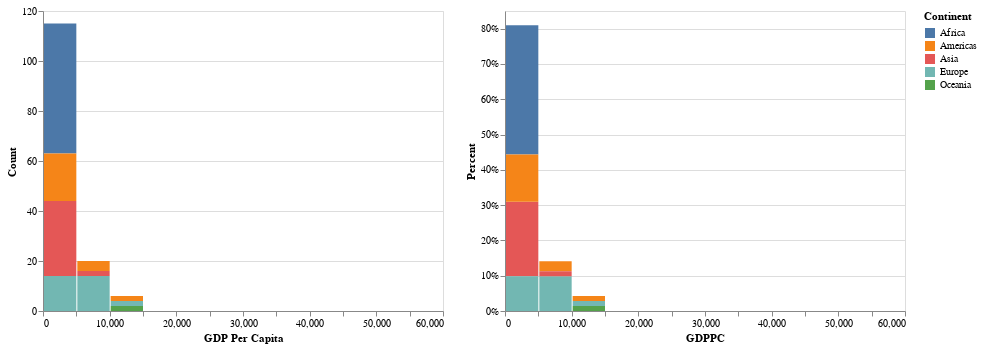

Notebook source saved alongside this figure:
### Code cell
(GDPPC | GDPPCPct).add_selection(year_slider).transform_filter(year_slider)

### Figure 1 — Vega-Lite specification as saved in the notebook (floating-point values rounded to 4 significant figures; data arrays with more than 128 entries replaced by an {"elided": "..."} marker saying what was removed)
{"config": {"view": {"continuousWidth": 400, "continuousHeight": 300}}, "hconcat": [{"mark": "bar", "encoding": {"color": {"type": "nominal", "field": "Continent"}, "x": {"type": "quantitative", "bin": {"extent": [0, 60000], "step": 5000}, "field": "GDPPC", "title": "GDP Per Capita"}, "y": {"type": "quantitative", "aggregate": "count", "scale": {"domain": [0, 120]}, "title": "Count"}}, "height": 300, "selection": {"Year": {"type": "single", "fields": ["Year"], "bind": {"input": "range", "max": 2007, "min": 1952, "name": "Year", "step": 5}, "init": {"Year": 1952}}}, "width": 400}, {"mark": "bar", "encoding": {"color": {"type": "nominal", "field": "Continent"}, "x": {"type": "quantitative", "bin": {"extent": [0, 60000], "step": 5000}, "field": "GDPPC", "title": "GDPPC"}, "y": {"type": "quantitative", "aggregate": "sum", "axis": {"format": ".0%"}, "field": "Percent", "scale": {"domain": [0, 0.85]}, "title": "Percent"}}, "height": 300, "selection": {"Year": {"type": "single", "fields": ["Year"], "bind": {"input": "range", "max": 2007, "min": 1952, "name": "Year", "step": 5}, "init": {"Year": 1952}}}, "transform": [{"joinaggregate": [{"op": "count", "field": "*", "as": "Total"}]}, {"calculate": "1 / datum.Total", "as": "Percent"}], "width": 400}], "data": {"name": "data-c71f4c25527080986b1b8fe289a863f4"}, "transform": [{"filter": {"selection": "Year"}}], "$schema": "https://vega.github.io/schema/vega-lite/v4.8.1.json", "datasets": {"data-c71f4c25527080986b1b8fe289a863f4": {"elided": "1704 records"}}}
